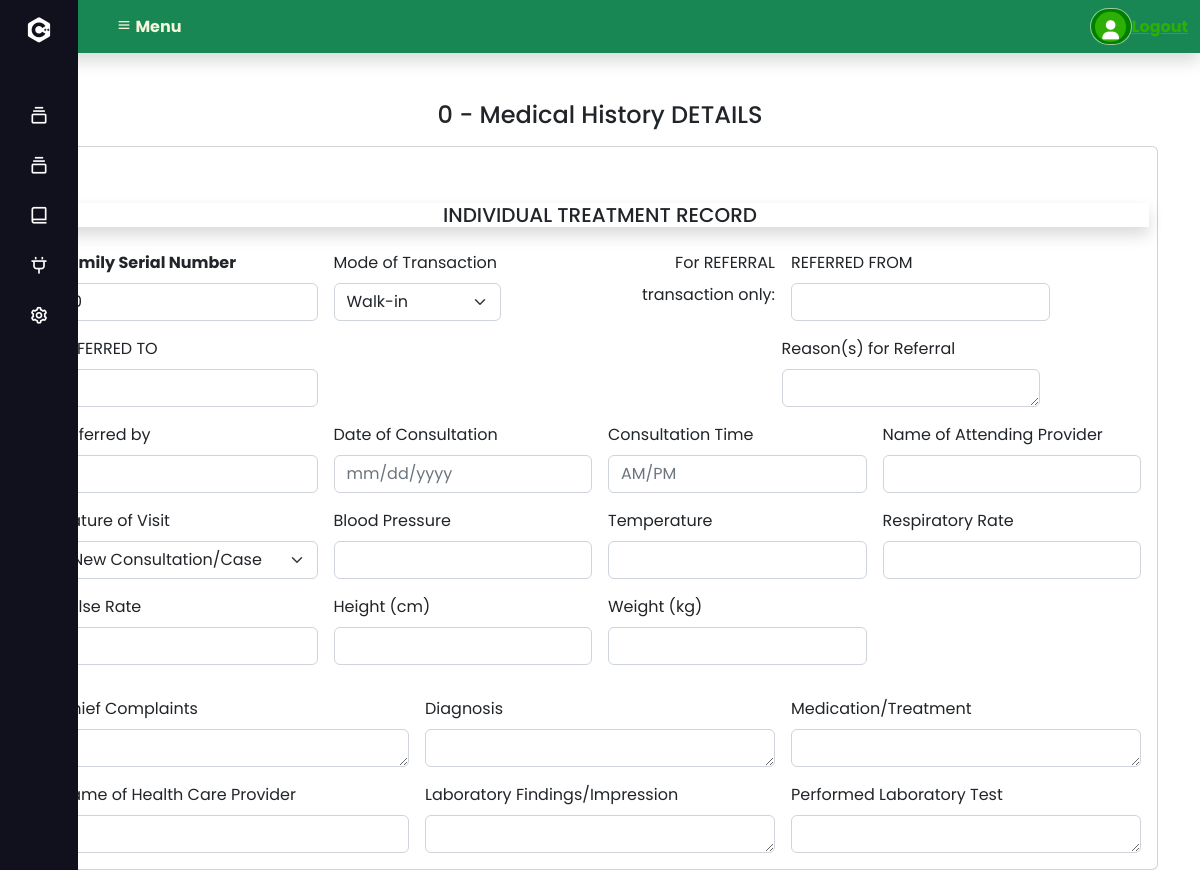
/view_medical_itr.php?id=30, run on the app's committed database.
### tables this page shows
CREATE TABLE `medical_itr` (
  `id` int(10) NOT NULL AUTO_INCREMENT,
  `family_number` int(11) NOT NULL,
  `Age` varchar(30) NOT NULL,
  `residential_address` varchar(200) NOT NULL,
  `mode_transaction` varchar(11) NOT NULL,
  `referred_from` varchar(100) NOT NULL,
  `referred_to` varchar(100) NOT NULL,
  `referral_reason` varchar(500) NOT NULL,
  `referred_by` varchar(100) NOT NULL,
  `consultation_date` varchar(20) NOT NULL,
  `consultation_time` varchar(15) NOT NULL,
  `attending_provider` varchar(100) NOT NULL,
  `nature_visit` varchar(30) NOT NULL,
  `bloodpressure` varchar(50) NOT NULL,
  `temperature` varchar(30) NOT NULL,
  `respiratory_rate` varchar(30) NOT NULL,
  `pulse_rate` varchar(30) NOT NULL,
  `height` varchar(20) NOT NULL,
  `weight` varchar(10) NOT NULL,
  `chief_complaints` varchar(500) NOT NULL,
  `diagnosis` varchar(500) NOT NULL,
  `medication_treatment` varchar(100) NOT NULL,
  `healthcare_provider` varchar(100) NOT NULL,
  `laboratory_findings` varchar(500) NOT NULL,
  `performedlaboratory_tes` varchar(500) NOT NULL,
  `added_at` datetime(6) NOT NULL DEFAULT current_timestamp(6),
  PRIMARY KEY (`id`)
);

### view_medical_itr.php (the view, shortened to what this page needs)
<?php
   $con = connection();
   $id = $_GET['id'];
   $sql = "SELECT * FROM medical_itr WHERE id = '$id'";
   $medical_itr = $con->query($sql) or die ($con->error);
   $row = $medical_itr->fetch_assoc();
?>
<!DOCTYPE html>
<html lang="en">
<head>
    <link href="https://cdn.jsdelivr.net/npm/bootstrap@5.2.1/dist/css/bootstrap.min.css" rel="stylesheet">
    <link rel="stylesheet" href="assets/css/fontawesome.css">
    <link rel="stylesheet"  href="https://unpkg.com/boxicons@2.1.2/css/boxicons.min.css" />
</head>
<body>
  <nav class="navbar navbar-expand-md navbar-dark bg-success shadow pt-1.3 pb-1.3">
       <?php include('navbar.php'); ?>
    </nav>
  <section id="home">
        <?php include('navigation-bar.php'); ?>
  <h4 class="mt-5 justify-content-center text-center"><?php echo $row['family_number']; ?> - Medical History DETAILS</h4>
  <div class="container mt-3">
            <div class="card">
                <div class="card-body">
                    <form class="row g-3 mt-4" action="" method="post">
                        <h5 class="ITRtitle justify-content-center text-center shadow">INDIVIDUAL TREATMENT RECORD</h5>
                        <div class="col-md-3">
                            <label for="inputFamilySerial" class="form-label fw-bold">Family Serial Number</label>
                            <input type="text" class="form-control"  value="<?php echo $row['family_number']; ?>" name="familyserial" id="inputFamilySerial">
                        </div>
                        <div class="col-md-2">
                            <label for="inputTransaction" class="form-label">Mode of Transaction</label>
                            <select id="inputTransaction" name="transactionmode" class="form-select">
                              <option <?php echo ($row['mode_transaction'] == "Walk-in")? 'selected' : '' ?>>Walk-in</option>
                            </select>
                        </div>
                        <div class="col-3 text-end">
                            <label for="inputReferredFrom" class="form-label">For REFERRAL</label>
                            <br>
                            <label for="inputReferredFrom" class="form-label">transaction only:</label>
                        </div>
                        <div class="col-3">
                            <label for="inputReferredFrom" class="form-label">REFERRED FROM</label>
                            <input type="text" name="referredfrom" value="<?php echo $row['referred_from']; ?>" class="form-control" id="inputReferredFrom">
                        </div>
                        <div class="col-3">
                            <label for="inputReferredTo" class="form-label">REFERRED TO</label>
                            <input type="text" name="referredto"  value="<?php echo $row['referred_to']; ?>" class="form-control" id="inputReferredTo">
                        </div>
                        <div class="col-3" style="margin-left:28rem;">
                            <label for="ReasonRefer" class="form-label">Reason(s) for Referral</label>
                            <textarea class="form-control"  value="<?php echo $row['referral_reason']; ?>" name="referralreason" id="ReasonRefer" rows="1"></textarea>
                        </div>
                        <div class="col-3">
                            <label for="inputReferredBy" class="form-label">Referred by</label>
                            <input type="text" name="referredby"  value="<?php echo $row['referred_by']; ?>" class="form-control" id="inputReferredBy">
                        </div>
                        <div class="col-3">
                            <label for="inputDateConsul" class="form-label">Date of Consultation</label>
                            <input type="text" name="consultationdate"  value="<?php echo $row['consultation_date']; ?>" class="form-control" id="inputDateConsul" placeholder="mm/dd/yyyy">
                        </div>
                        <div class="col-3">
                            <label for="inputConsulTime" class="form-label">Consultation Time</label>
                            <input type="text" name="consultationtime"  value="<?php echo $row['consultation_time']; ?>" class="form-control" id="inputConsulTime" placeholder="AM/PM">
                        </div>
                        <div class="col-3">
                            <label for="inputAttendingprovider" class="form-label">Name of Attending Provider</label>
                            <input type="text" name="attendingprovider"  value="<?php echo $row['attending_provider']; ?>" class="form-control" id="inputAttendingprovider">
                        </div>
                        <div class="col-3">
                            <label for="inputNatureVisit" class="form-label">Nature of Visit</label>
                            <select id="inputNatureVisit" name="naturevisit" class="form-select">
                              <option <?php echo ($row['nature_visit'] == "New Consultation/Case")? 'selected' : '' ?>>New Consultation/Case</option>
                            </select>
                        </div>
                        <div class="col-3">
                            <label for="inputBloodPressure" class="form-label">Blood Pressure</label>
                            <input type="text" name="bloodpressure" value="<?php echo $row['bloodpressure']; ?>" class="form-control" id="inputBloodPressure">
                        </div>
                        <div class="col-3">
                            <label for="inputTemperature" class="form-label">Temperature</label>
                            <input type="text" name="temperature" value="<?php echo $row['temperature']; ?>" class="form-control" id="inputTemperature">
                        </div>
                        <div class="col-3">
                            <label for="inputRespiratoryR" class="form-label">Respiratory Rate</label>
                            <input type="text" name="respiratoryrate" value="<?php echo $row['respiratory_rate']; ?>" class="form-control" id="inputRespiratoryR">
                        </div>
                        <div class="col-3">
                            <label for="inputPulseR" class="form-label">Pulse Rate</label>
                            <input type="text" name="pulserate" value="<?php echo $row['pulse_rate']; ?>" class="form-control" id="inputPulseR">
                        </div>
                        <div class="col-3">
                            <label for="inputHeight" class="form-label">Height (cm)</label>
                            <input type="text" name="height" value="<?php echo $row['height']; ?>" class="form-control" id="inputHeight">
                        </div>
                        <div class="col-3">
                            <label for="inputWeight" class="form-label">Weight (kg)</label>
                            <input type="text" name="weight" value="<?php echo $row['weight']; ?>" class="form-control" id="inputWeight">
                        </div>
                        <div class="col-4">
                            <label for="ChiefComplaints" class="form-label">Chief Complaints</label>
                            <textarea class="form-control" name="chiefcomplaints" id="ChiefComplaints" rows="1"><?php echo $row['chief_complaints']; ?></textarea>
                        </div>
                        <div class="col-4">
                            <label for="Diagnosis" class="form-label">Diagnosis</label>
                            <textarea class="form-control" name="diagnosis" id="Diagnosis" rows="1"><?php echo $row['diagnosis']; ?></textarea>
                        </div>
                        <div class="col-4">
                            <label for="MedicationTreatment" class="form-label">Medication/Treatment</label>
                            <textarea class="form-control" name="medicationtreatment" id="MedicationTreatment" rows="1"><?php echo $row['medication_treatment']; ?></textarea>
                        </div>
                        <div class="col-4">
                            <label for="inputHealthProvider" class="form-label">Name of Health Care Provider</label>
                            <input type="text" name="healthcareprovider" value="<?php echo $row['healthcare_provider']; ?>" class="form-control" id="inputHealthProvider">
                        </div>
                        <div class="col-4">
                            <label for="LabFindings" class="form-label">Laboratory Findings/Impression</label>
                            <textarea class="form-control" name="laboratoryfindings" id="LabFindings" rows="1"><?php echo $row['laboratory_findings']; ?></textarea>
                        </div>
                        <div class="col-4">
                            <label for="PerformedLabTest" class="form-label">Performed Laboratory Test</label>
                            <textarea class="form-control" name="performedlaboratory" id="PerformedLabTest" rows="1"><?php echo $row['performedlaboratory_tes']; ?></textarea>
                        </div>
                    </form>
      </div>
    </div>
  </div>
</body>
</html>

### css/Sidebardesign.css (style rules this page uses)
* { margin: 0; padding: 0; box-sizing: border-box; font-family: 'Poppins', sans-serif; }

### data on the page
medical_itr: family_number "0", familyserial "0", transactionmode "Walk-in", naturevisit "New Consultation/Case"
